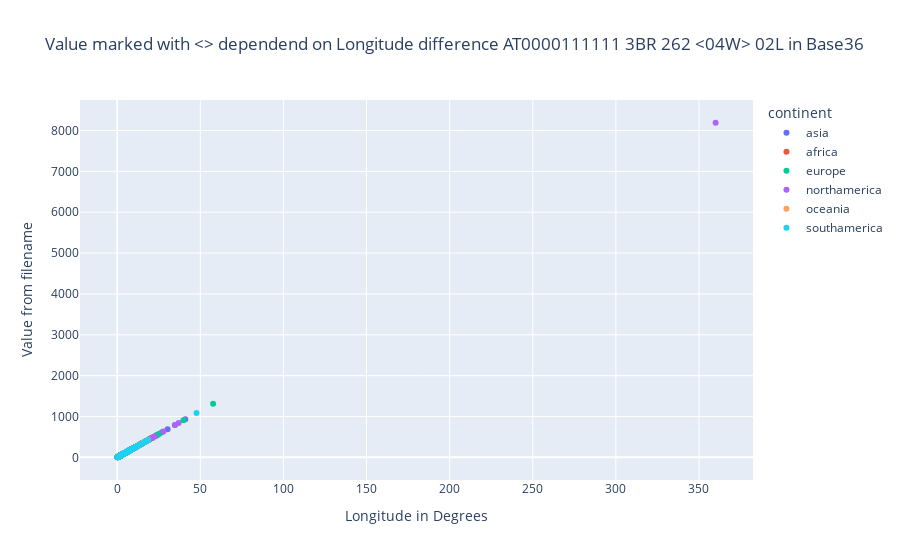

The notebook cell saved with this chart:
### Code cell
fig = px.scatter(
    df,
    x="angleDiffLongitude",
    y="f3",
    color="continent",
    title="Value marked with <> dependend on Longitude difference AT0000111111 3BR 262 <04W> 02L in Base36",
    hover_name="name",
    hover_data=["angleDiffLongitude", "f3"],
    labels={
        "f3": "Value from filename",
        "angleDiffLongitude": "Longitude in Degrees",
    },
)
fig.write_html("docs/f3-angleDiffLongitude.html")
fig.show()

### Figure 1 — Plotly figure (JSON) as saved in the notebook; plotly's stock layout.template omitted (floating-point values rounded to 4 significant figures; data arrays with more than 128 entries replaced by an {"elided": "..."} marker saying what was removed)
{"data": [{"hovertemplate": "<b>%{hovertext}</b><br><br>continent=asia<br>Longitude in Degrees=%{x}<br>Value from filename=%{y}<extra></extra>", "hovertext": {"elided": "143 str values"}, "legendgroup": "asia", "marker": {"color": "#636efa", "symbol": "circle"}, "mode": "markers", "name": "asia", "orientation": "v", "showlegend": true, "type": "scatter", "x": {"elided": "143 float values"}, "xaxis": "x", "y": {"elided": "143 int values"}, "yaxis": "y"}, {"hovertemplate": "<b>%{hovertext}</b><br><br>continent=africa<br>Longitude in Degrees=%{x}<br>Value from filename=%{y}<extra></extra>", "hovertext": ["africa_Algeria", "africa_Angola", "africa_Djibouti", "africa_Egypt", "africa_Ethiopia", "africa_Kenya", "africa_Madagascar", "africa_Mauritius", "africa_Namibia", "africa_Nigeria", "africa_RepublicofCongo", "africa_RepublicofSouthAfrica", "africa_Reunion", "africa_Rwanda", "africa_Sudan", "africa_Swaziland", "africa_Tanzania"], "legendgroup": "africa", "marker": {"color": "#EF553B", "symbol": "circle"}, "mode": "markers", "name": "africa", "orientation": "v", "showlegend": true, "type": "scatter", "x": [20.75, 12.7, 1.93, 12.54, 15.04, 8.07, 8.847, 7.41, 13.81, 12.0, 7.72, 22.04, 1.085, 2.08, 17.33, 1.351, 11.45], "xaxis": "x", "y": [472, 289, 43, 285, 342, 184, 201, 168, 314, 274, 176, 502, 24, 47, 394, 31, 261], "yaxis": "y"}, {"hovertemplate": "<b>%{hovertext}</b><br><br>continent=europe<br>Longitude in Degrees=%{x}<br>Value from filename=%{y}<extra></extra>", "hovertext": {"elided": "372 str values"}, "legendgroup": "europe", "marker": {"color": "#00cc96", "symbol": "circle"}, "mode": "markers", "name": "europe", "orientation": "v", "showlegend": true, "type": "scatter", "x": {"elided": "372 float values"}, "xaxis": "x", "y": {"elided": "372 int values"}, "yaxis": "y"}, {"hovertemplate": "<b>%{hovertext}</b><br><br>continent=northamerica<br>Longitude in Degrees=%{x}<br>Value from filename=%{y}<extra></extra>", "hovertext": ["northamerica_HaitiAndDomrep", "northamerica_America_Alabama", "northamerica_America_Alaska", "northamerica_America_Arizona", "northamerica_America_Arkansas", "northamerica_America_California", "northamerica_America_Colorado", "northamerica_America_Connecticut", "northamerica_America_Delaware", "northamerica_America_Florida", "northamerica_America_Georgia", "northamerica_America_Hawaii", "northamerica_America_Idaho", "northamerica_America_Illinois", "northamerica_America_Indiana", "northamerica_America_Iowa", "northamerica_America_Kansas", "northamerica_America_Kentucky", "northamerica_America_Louisiana", "northamerica_America_Maine", "northamerica_America_Maryland", "northamerica_America_Massachusetts", "northamerica_America_Minnesota", "northamerica_America_Michigan", "northamerica_America_Mississippi", "northamerica_America_Missouri", "northamerica_America_Montana", "northamerica_America_Nebraska", "northamerica_America_Nevada", "northamerica_America_NewJersey", "northamerica_America_NewHampshire", "northamerica_America_Newmexico", "northamerica_America_NewYorkstate", "northamerica_America_NorthCarolina", "northamerica_America_NorthDakota", "northamerica_America_Ohio", "northamerica_America_Oklahomastate", "northamerica_America_Oregon", "northamerica_America_Pennsylvania", "northamerica_America_RhodeIsland", "northamerica_America_SouthCarolina", "northamerica_America_SouthDakota", "northamerica_America_Tennessee", "northamerica_America_Texas", "northamerica_America_ThestateofWisconsin", "northamerica_America_Utah", "northamerica_America_Vermont", "northamerica_America_Virginia", "northamerica_America_WashingtonState", "northamerica_America_Washington,D.C", "northamerica_America_WestVirginia", "northamerica_America_Wyoming", "northamerica_Belize", "northamerica_Canada_Alberta", "northamerica_Canada_BritishColumbia", "northamerica_Canada_Manitoba", "northamerica_Canada_NewBrunswick", "northamerica_Canada_NewfoundlandandLabrador", "northamerica_Canada_Northwestregion", "northamerica_Canada_NovaScotia", "northamerica_Canada_Ontario", "northamerica_Canada_PrinceEdwardIsland", "northamerica_Canada_Quebec", "northamerica_Canada_Saskatchewan", "northamerica_Canada_Yukon", "northamerica_CostaRica", "northamerica_Cuba", "northamerica_Honduras", "northamerica_Guatemala", "northamerica_Jamaica", "northamerica_Mexico_Aguascalientes", "northamerica_Mexico_BajaCalifornia", "northamerica_Mexico_BajaCaliforniaSur", "northamerica_Mexico_Campeche", "northamerica_Mexico_Chiapas", "northamerica_Mexico_Chihuahua", "northamerica_Mexico_Coahuila", "northamerica_Mexico_Colima", "northamerica_Mexico_Durango", "northamerica_Mexico_Guanajuato", "northamerica_Mexico_Guerrero", "northamerica_Mexico_Jalisco", "northamerica_Mexico_MexicoCity", "northamerica_Mexico_Michoacan", "northamerica_Mexico_Morelos", "northamerica_Mexico_Nayarit", "northamerica_Mexico_NuevoLeon", "northamerica_Mexico_Oaxaca", "northamerica_Mexico_Queretaro", "northamerica_Mexico_QuintanaRoo", "northamerica_Mexico_SanLuisPotosí", "northamerica_Mexico_Sinaloa", "northamerica_Mexico_Sonora", "northamerica_Mexico_StateofHidalgo", "northamerica_Mexico_StateofMexico", "northamerica_Mexico_Tabasco", "northamerica_Mexico_StateofPuebla", "northamerica_Mexico_Tamaulipas", "northamerica_Mexico_Tlaxcala", "northamerica_Mexico_Veracruz", "northamerica_Mexico_Yucatan", "northamerica_Mexico_Zacatecas", "northamerica_Nicaragua", "northamerica_Panama", "northamerica_PuertoRico", "northamerica_Salvador"], "legendgroup": "northamerica", "marker": {"color": "#ab63fa", "symbol": "circle"}, "mode": "markers", "name": "northamerica", "orientation": "v", "showlegend": true, "type": "scatter", "x": [6.77, 3.586, 360.0, 5.779, 4.982, 11.76, 7.028, 1.944, 0.8057, 9.032, 4.864, 36.95, 6.203, 4.023, 3.323, 6.507, 7.464, 7.626, 5.377, 4.217, 4.534, 4.777, 7.764, 8.351, 3.566, 6.688, 12.02, 8.75, 5.97, 1.9, 2.072, 6.052, 8.104, 10.58, 7.5, 4.317, 8.615, 9.933, 5.834, 0.8036, 4.838, 7.623, 8.669, 13.63, 6.691, 5.016, 1.975, 9.381, 9.828, 0.211, 4.936, 7.116, 2.367, 10.0, 27.77, 13.89, 5.712, 16.2, 34.71, 8.529, 20.85, 3.449, 22.74, 8.645, 17.44, 4.805, 11.4, 6.35, 4.781, 3.34, 1.08, 5.65, 6.395, 3.39, 3.81, 5.81, 4.155, 11.35, 4.775, 2.465, 4.22, 4.225, 0.433, 3.715, 0.869, 3.01, 2.825, 4.73, 1.59, 2.625, 4.01, 4.095, 6.67, 1.915, 2.06, 3.185, 2.385, 3.04, 1.125, 5.11, 2.91, 3.655, 5.25, 5.95, 3.218, 2.65], "xaxis": "x", "y": [154, 82, 8191, 131, 114, 267, 160, 44, 18, 206, 111, 840, 141, 92, 75, 148, 170, 174, 123, 96, 103, 108, 176, 190, 81, 152, 273, 199, 136, 43, 48, 138, 185, 241, 170, 99, 196, 227, 133, 18, 110, 173, 198, 310, 152, 114, 45, 214, 224, 4, 112, 162, 54, 227, 632, 316, 130, 369, 790, 195, 475, 79, 518, 197, 396, 110, 259, 144, 109, 76, 25, 128, 145, 77, 87, 132, 95, 258, 109, 56, 96, 96, 10, 85, 20, 69, 64, 108, 36, 60, 92, 93, 152, 43, 47, 73, 54, 69, 25, 116, 66, 84, 120, 136, 73, 61], "yaxis": "y"}, {"hovertemplate": "<b>%{hovertext}</b><br><br>continent=oceania<br>Longitude in Degrees=%{x}<br>Value from filename=%{y}<extra></extra>", "hovertext": ["oceania_Australia_Capitalterritory", "oceania_Australia_NewSouthWales", "oceania_Australia_NorthernTerritory", "oceania_Australia_Queensland", "oceania_Australia_SouthAustralia", "oceania_Australia_Tasmania", "oceania_Australia_Victoria", "oceania_Australia_WesternAustralia", "oceania_NewZealand_Auckland", "oceania_NewZealand_BayofPlenty", "oceania_NewZealand_Canterbury", "oceania_NewZealand_ChathamIslands", "oceania_NewZealand_Gisborne", "oceania_NewZealand_Hawke'sBay", "oceania_NewZealand_Marlborough", "oceania_NewZealand_ManawatuWanganui", "oceania_NewZealand_Nelson", "oceania_NewZealand_Northland", "oceania_NewZealand_Otago", "oceania_NewZealand_Southland", "oceania_NewZealand_Taranachi", "oceania_NewZealand_Tasman", "oceania_NewZealand_Waikato", "oceania_NewZealand_Wellington", "oceania_NewZealand_WestBank", "oceania_NorthernMarianaIslands"], "legendgroup": "oceania", "marker": {"color": "#FFA15A", "symbol": "circle"}, "mode": "markers", "name": "oceania", "orientation": "v", "showlegend": true, "type": "scatter", "x": [0.644, 18.6, 9.08, 17.86, 12.08, 15.86, 9.27, 16.38, 2.003, 2.313, 4.694, 1.702, 1.71, 2.218, 1.882, 2.217, 0.42, 2.599, 3.3, 3.201, 1.496, 1.327, 2.189, 2.174, 4.85, 5.186], "xaxis": "x", "y": [14, 423, 207, 406, 275, 361, 211, 373, 45, 53, 106, 39, 39, 51, 43, 51, 10, 60, 75, 73, 34, 30, 50, 49, 110, 118], "yaxis": "y"}, {"hovertemplate": "<b>%{hovertext}</b><br><br>continent=southamerica<br>Longitude in Degrees=%{x}<br>Value from filename=%{y}<extra></extra>", "hovertext": ["southamerica_Argentina_CatamarcaProvince", "southamerica_Argentina_ChacoProvince", "southamerica_Argentina_ChubutProvince", "southamerica_Argentina_CordobaProvince", "southamerica_Argentina_Corrientes", "southamerica_Argentina_FormosaProvince", "southamerica_Argentina_JujuyProvince", "southamerica_Argentina_LaPampa", "southamerica_Argentina_LaRioja", "southamerica_Argentina_MendozaProvince", "southamerica_Argentina_MisionesProvince", "southamerica_Argentina_MunicipalityofBuenosAires", "southamerica_Argentina_ProvinceofBuenosAires", "southamerica_Argentina_provinceofentrerios", "southamerica_Argentina_ProvinceofNeuquen", "southamerica_Argentina_RioNegro", "southamerica_Argentina_SaltaProvince", "southamerica_Argentina_sanjuanprovince", "southamerica_Argentina_SantaCruzProvince", "southamerica_Argentina_SantaFeProvince", "southamerica_Argentina_SantiagodelEstero", "southamerica_Argentina_stlouis", "southamerica_Argentina_TierradelFuego", "southamerica_Argentina_TucumanProvince", "southamerica_ArubaIsland", "southamerica_Brazil_Acre", "southamerica_Brazil_Alagoas", "southamerica_Brazil_Amapa", "southamerica_Brazil_Amazonas", "southamerica_Brazil_Bahia", "southamerica_Brazil_CantonofPar", "southamerica_Brazil_Ceara", "southamerica_Brazil_FederalCapital", "southamerica_Brazil_Maranhão", "southamerica_Brazil_MatoGrosso", "southamerica_Brazil_MatoGrossodoSul", "southamerica_Brazil_MinasGerais", "southamerica_Brazil_Paraiba", "southamerica_Brazil_Paraná", "southamerica_Brazil_pernambuco", "southamerica_Brazil_RioGrandedoNorte", "southamerica_Brazil_Piaui", "southamerica_Brazil_RioGrandedoSul", "southamerica_Brazil_Rondônia", "southamerica_Brazil_Roraima", "southamerica_Brazil_SantaCatarina", "southamerica_Brazil_SaoPauloState", "southamerica_Brazil_Sergipe", "southamerica_Brazil_StateofEspiritoSan", "southamerica_Brazil_StateofGoias", "southamerica_Brazil_StateofRioDeJaneiro", "southamerica_Brazil_Tocantins", "southamerica_Chile", "southamerica_Colombia", "southamerica_Ecuador", "southamerica_Guyana", "southamerica_Paraguay", "southamerica_Peru", "southamerica_Polivia", "southamerica_Suriname", "southamerica_TrinidadandTobago", "southamerica_Venezuela", "southamerica_Uruguay"], "legendgroup": "southamerica", "marker": {"color": "#19d3f3", "symbol": "circle"}, "mode": "markers", "name": "southamerica", "orientation": "v", "showlegend": true, "type": "scatter", "x": [4.355, 5.08, 8.915, 4.04, 4.095, 4.825, 3.105, 4.955, 4.28, 4.14, 2.465, 0.204, 6.77, 3.01, 4.01, 9.16, 6.27, 3.95, 7.88, 4.03, 3.52, 2.63, 4.855, 1.74, 0.617, 7.405, 3.31, 5.58, 17.78, 9.51, 13.04, 4.385, 1.015, 7.105, 11.5, 7.285, 11.26, 4.205, 6.795, 12.29, 5.005, 5.665, 8.155, 7.07, 5.97, 5.765, 8.99, 2.005, 13.33, 7.385, 4.255, 5.085, 47.71, 16.42, 18.38, 4.985, 8.425, 17.47, 12.18, 4.265, 1.835, 13.87, 5.715], "xaxis": "x", "y": [99, 115, 203, 92, 93, 110, 70, 113, 98, 94, 56, 4, 155, 69, 92, 208, 142, 90, 179, 92, 80, 59, 110, 40, 14, 169, 75, 127, 405, 216, 297, 100, 23, 161, 262, 166, 256, 96, 155, 280, 114, 129, 186, 161, 136, 131, 205, 45, 303, 168, 96, 116, 1086, 373, 419, 113, 191, 398, 277, 97, 42, 315, 130], "yaxis": "y"}], "layout": {"legend": {"title": {"text": "continent"}, "tracegroupgap": 0}, "title": {"text": "Value marked with <> dependend on Longitude difference AT0000111111 3BR 262 <04W> 02L in Base36"}, "xaxis": {"anchor": "y", "domain": [0, 1], "title": {"text": "Longitude in Degrees"}}, "yaxis": {"anchor": "x", "domain": [0, 1], "title": {"text": "Value from filename"}}}}
